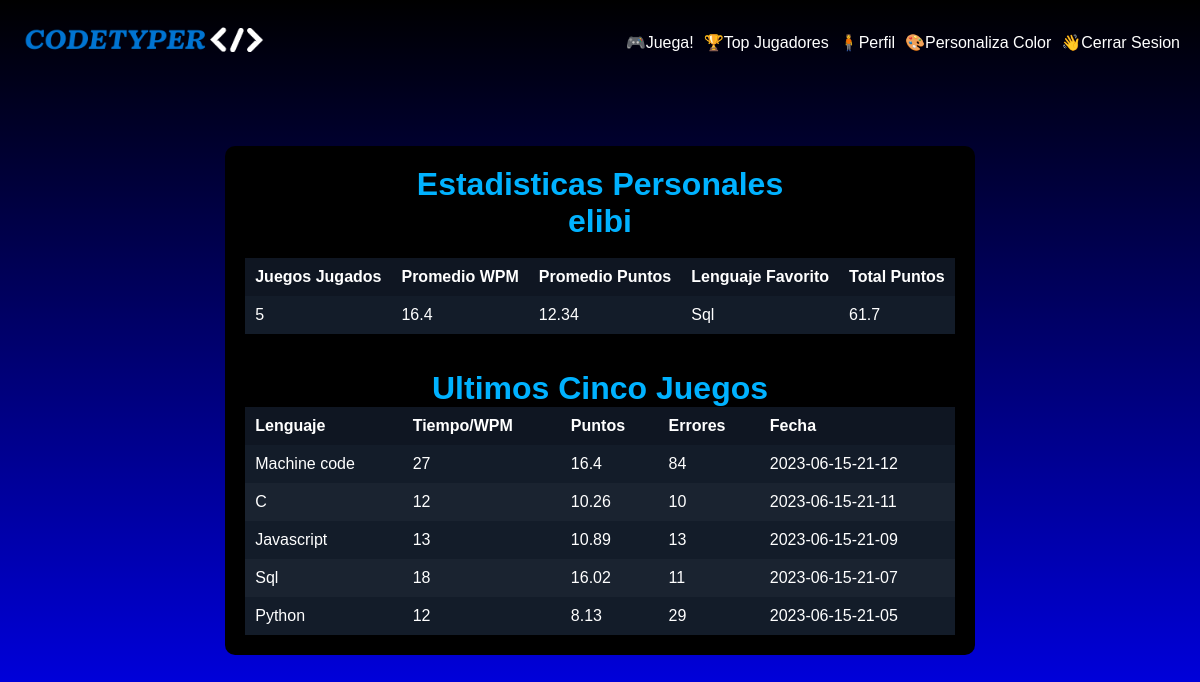
Page /profile (signed in) on the committed database.
### tables this page shows
CREATE TABLE 'users' ('id' INTEGER PRIMARY KEY AUTOINCREMENT NOT NULL, 'name' TEXT NOT NULL, 'hash' TEXT NOT NULL, 'email'  TEXT NOT NULL  );

CREATE TABLE 'leaderboard' ('id' INTEGER PRIMARY KEY AUTOINCREMENT NOT NULL, 'user_id' TEXT NOT NULL,'wpm' INTEGER NOT NULL, 'language'  TEXT NOT NULL  , 'date'  DATETIME NOT NULL  , 'cpm'  INTEGER NOT NULL  , 'mistakes' INTEGER,'points' REAL);

### app.py (the view)
@app.route("/profile",methods=["GET", "POST"])
@login_required
def profile():
    user_id = session["user_id"]
    games_played = db.execute("""SELECT COUNT(user_id) FROM leaderboard WHERE user_id = :user_id""", user_id = user_id)
    user_wpms =  db.execute("""SELECT wpm FROM leaderboard WHERE user_id =:user_id""", user_id = user_id)
    sum = 0
    for wpm in user_wpms:
        sum += int(wpm["wpm"])
    if sum != 0:
        average = sum / len(user_wpms)
    else:
        average = 0
    user_points =  db.execute("""SELECT points FROM leaderboard WHERE user_id =:user_id""", user_id = user_id)
    sum_points = 0
    for points in user_points:
        sum_points += float(points["points"])
    if sum_points != 0:
        average_points = sum_points / len(user_points)
    else:
        average_points = 0
    fav = db.execute(""" SELECT language, COUNT(*) FROM leaderboard WHERE user_id = :user GROUP BY language ORDER BY COUNT(*) DESC LIMIT 1""", user = user_id)
    if len(fav) == 0:
        lenguaje_fav = "N/A"
    else:
        lenguaje_fav = fav[0]["language"]
    last_games = db.execute(""" SELECT * FROM leaderboard WHERE user_id  = :user_id ORDER BY date DESC LIMIT 5 """ ,user_id = user_id)
    user_search = db.execute("""SELECT name FROM users WHERE id = :user""", user = user_id)
    user = user_search[0]["name"]
    user_total_points = db.execute(""" SELECT SUM(points) FROM leaderboard  WHERE user_id = :user """,user = user_id)
    totalpoints = user_total_points[0]["SUM(points)"]
    return render_template("profile.html",totalpoints = round(totalpoints,2),user=user, juegos= games_played[0]["COUNT(user_id)"],average = round(average,2), lenguaje_fav =lenguaje_fav, lastgames = last_games, average_points = round(average_points,2))

### helpers.py (called while the page is built)
def login_required(f):
    @wraps(f)
    def decorated_function(*args, **kwargs):
        if session.get("user_id") is None:
            return redirect("/login")
        return f(*args, **kwargs)
    return decorated_function

### templates/profile.html (shortened to what this page needs)
{% extends "layout.html" %}
{% block main %}
<h1>Estadisticas Personales</h1>
<h1>{{user}}</h1>
<br>
<nav class="navbar">
    <div class="navbar-left">
        <a class="navbar-brand" href="/pregame">
            <img src="/static/logo.png" alt="Logo" class="logo-image">
        </a>
    </div>
    <div class="navbar-right">
        <a class="navbar-option" href="/pregame">🎮Juega!</a>
        <a class="navbar-option" href="/leaderboard">🏆Top Jugadores</a>
        <a class="navbar-option" href="/profile">🧍Perfil </a>
        <a class="navbar-option" href="/color">🎨Personaliza Color </a>
        <a class="navbar-option" href="/logout">👋Cerrar Sesion</a>
    </div>
</nav>
<table class = "">
    <thead>
        <tr>
            <th>Juegos Jugados</th>
            <th>Promedio WPM</th>
            <th>Promedio Puntos</th>
            <th>Lenguaje Favorito</th>
            <th>Total Puntos</th>
        </tr>
    </thead>
    <tbody>
        <tr>
            <td>{{juegos}}</td>
            <td>{{average}}</td>
            <td>{{average_points}}</td>
            <td>{{lenguaje_fav.capitalize()}}</td>
            <td>{{totalpoints}}</td>
        </tr>
    </tbody>
</table>
<br>
<br>
<h1> Ultimos Cinco Juegos</h1>
<table class = "">
    <thead>
        <tr>
            <th>Lenguaje</th>
            <th>Tiempo/WPM</th>
            <th>Puntos</th>
            <th>Errores</th>
            <th>Fecha</th>
        </tr>
    </thead>
    <tbody>
        <tr>
            {%for i in lastgames%}
            <td>{{i.language.capitalize()}}</td>
            <td>{{i.wpm}}</td>
            <td>{{i.points}}</td>
            <td>{{i.mistakes}}</td>
            <td>{{i.date}}</td>
        </tr>
        {%endfor%}
    </tbody>
</table>
{% endblock %}

### static/styles.css (style rules this page uses)
html, body { height: 100%; margin: 0; padding: 0; }
body { background-color: #000; display: flex; align-items: center; justify-content: center; }
body { font-family: "Courier New", Courier, monospace; }
h1 { color: #00b2ff; }
a { color: white; }
.navbar { position: fixed; top: 0; left: 0; width: 100%; background-color: #0000; color: #fff; display: flex; align-items: center; padding: 20px; overflow-x: hidden; }
.navbar-left { display: flex; align-items: center; flex-grow: 1; }
.logo-image { height: 40px; width: auto; }
.navbar-right { display: flex; align-items: center; margin-left: auto; }
.navbar-option { color: #fff; margin-left: 10px; text-decoration: none; }
* { margin: 0; padding: 0; box-sizing: border-box; font-family: 'Poppins', sans-serif; }
body { display: flex; padding: 0 10px; align-items: center; justify-content: center; background: linear-gradient(#000000, #0000ff); min-height: 100vh; }
table { background-color: #131c29; color: #fff; width: 100%; max-width: 800px; margin: 0 auto; border-collapse: collapse; }
th, td { padding: 10px; text-align: left; }
th { background-color: #0f1622; }
tr:nth-child(odd) { background-color: #131c29; }

### rows in the picture
users: name "elibi"
leaderboard: capitalize "Sql", language "Sql", wpm "18", points "16.02", mistakes "11", date "2023-06-15-21-07"
leaderboard: language "Machine code", wpm "27", points "16.4", mistakes "84", date "2023-06-15-21-12"
leaderboard: language "C", wpm "12", points "10.26", mistakes "10", date "2023-06-15-21-11"
leaderboard: language "Javascript", wpm "13", points "10.89", mistakes "13", date "2023-06-15-21-09"
leaderboard: language "Python", wpm "12", points "8.13", mistakes "29", date "2023-06-15-21-05"

### other values in the picture
{{ juegos }} "5"
{{ average }} "16.4"
{{ average_points }} "12.34"
{{ totalpoints }} "61.7"
